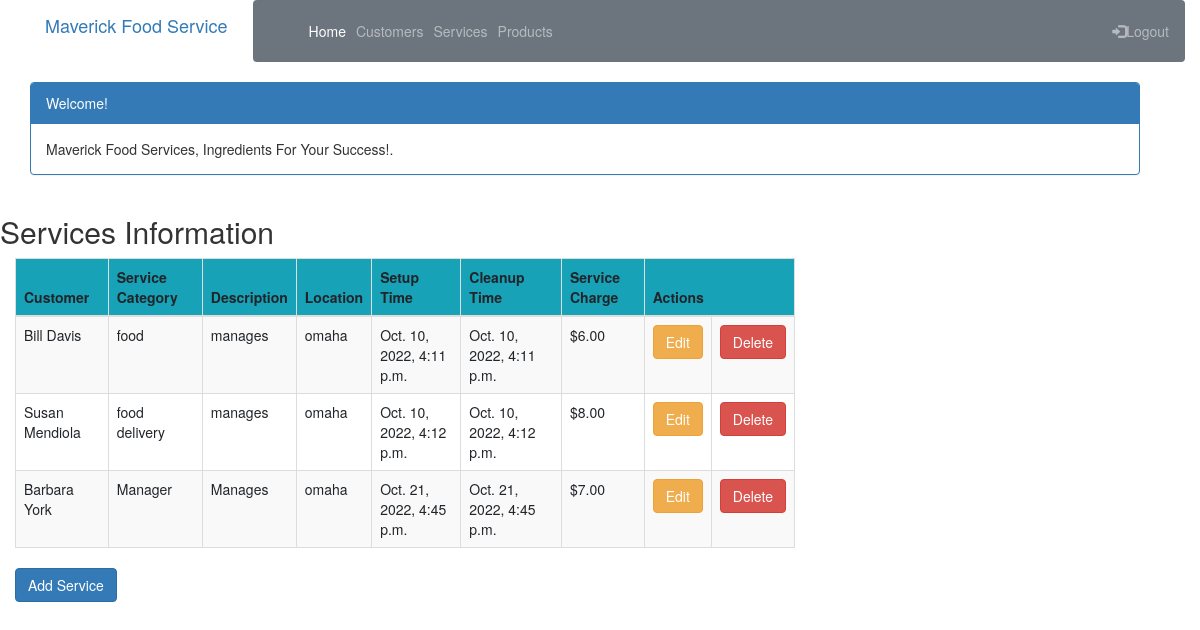
Screenshot of /service_list (signed in) with the database file from the repository.
### crm/models.py (models this page shows, shortened)
class Service(models.Model):
    cust_name = models.ForeignKey(Customer, on_delete=models.CASCADE, related_name='services')
    service_category = models.CharField(max_length=100)
    description = models.TextField()
    location = models.CharField(max_length=200)
    setup_time = models.DateTimeField(
        default=timezone.now)
    cleanup_time = models.DateTimeField(
        default=timezone.now)
    service_charge = models.DecimalField(max_digits=10, decimal_places=2)
    created_date = models.DateTimeField(
        default=timezone.now)
    updated_date = models.DateTimeField(auto_now_add=True)

class Customer(models.Model):
    cust_name = models.CharField(max_length=50)
    email = models.EmailField(max_length=100)
    phone = models.CharField(max_length=20)
    bldgroom = models.CharField(max_length=100)
    address = models.CharField(max_length=200)
    city = models.CharField(max_length=50)
    state = models.CharField(max_length=50)
    zipcode = models.CharField(max_length=10)
    organization = models.CharField(max_length=100)
    role = models.CharField(max_length=100)
    def __str__(self):
        return self.cust_name

### crm/views.py (the view)
# urls.py: path('service_list', views.service_list, name='service_list'),
@login_required
def service_list(request):
    services = Service.objects.filter(created_date__lte=timezone.now())
    return render(request, 'crm/service_list.html', {'services': services})

### crm/templates/crm/service_list.html (shortened to what this page needs)
<!DOCTYPE html>
{% extends 'crm/base.html' %}
{% block content %}
    {% load humanize %}
    <head>
        <link rel="stylesheet" href="https://maxcdn.bootstrapcdn.com/bootstrap/3.3.4/css/bootstrap.min.css">
    </head>
    <body class="bodylist">
    <div class="container">
        <div class="panel panel-primary">
            <div class="panel-heading">Welcome!</div>
            <div class="panel-body">
                Maverick Food Services, Ingredients For Your Success!.
            </div>
        </div>
    </div>
    <div class="row">
        <h2>Services Information</h2>
    </div>
    <div>
        <table class="table table-striped table-bordered table-hover w-auto">
            <thead>
            <tr class="bg-info">
                <th>Customer</th>
                <th>Service Category</th>
                <th>Description</th>
                <th>Location</th>
                <th>Setup Time</th>
                <th>Cleanup Time</th>
                <th>Service Charge</th>
                <th colspan="3">Actions</th>
            </tr>
            </thead>
            <tbody>
            {% for service in services %}
                <tr>
                    <td>{{ service.cust_name }}</td>
                    <td>{{ service.service_category }}</td>
                    <td>{{ service.description }}</td>
                    <td>{{ service.location }}</td>
                    <td>{{ service.setup_time }}</td>
                    <td>{{ service.cleanup_time }}</td>
                    <td>${{ service.service_charge|floatformat:2|intcomma }}</td>
                    <td><a href="{% url 'crm:service_edit' pk=service.pk %}"
                           class="btn btn-warning">Edit</a>
                    </td>
                    <td><a href="{% url 'crm:service_delete' pk=service.pk %}"
                           onclick="return confirm('Are you sure you want to delete?')"
                           class="btn btn-danger">Delete</a>
                    </td>
                </tr>
            {% endfor %}
            </tbody>
        </table>
    </div>
    <div>
        <a href="{% url 'crm:service_new' %}"><span
            class="btn btn-primary">Add Service</span></a>
    </div>
    </body>
{% endblock %}

### crm/templates/crm/base.html (shortened to what this page needs)
<!DOCTYPE html>
{% load static %}
<html lang="en">
<link rel="stylesheet" href="https://cdn.jsdelivr.net/npm/bootstrap@4.6.1/dist/css/bootstrap.min.css">
<link rel="stylesheet" href="{% static "css/portfolio.css" %}">
<div class="container-fluid">
    <div class="navbar-header">
        <a class="navbar-brand" href="">
            Maverick Food Service
        </a>
    </div>
    <nav class="navbar navbar-expand-md bg-secondary navbar-dark" id="myNavbar">
        <ul class="navbar-nav mr-auto">
            <li class="navbar-brand"></li>
            <li class="nav-item active">
                <a class="nav-link" href="{% url 'crm:home' %}">Home</a>
            </li>
            <li class="nav-item">
                <a class="nav-link" href="{% url 'crm:customer_list' %}">Customers</a>
            </li>
            <li class="nav-item">
                <a class="nav-link" href="{% url 'crm:service_list' %}">Services</a>
            </li>
            <li class="nav-item">
                <a class="nav-link" href="{% url 'crm:product_list' %}">Products</a>
            </li>
        </ul>
        <ul class="nav navbar-nav ml-auto">
            {% if user.is_authenticated %}
                <li><a class="nav-link" href="{% url 'logout' %}"><span class="glyphicon glyphicon-log-in"></span>Logout</a>
                </li>
            {% else %}
                <li><a class="nav-link" href="{% url 'login' %}"><span class="glyphicon glyphicon-log-in"></span>Login</a>
                </li>
                <li><a class="nav-link" href="{% url 'crm:register' %}"><span class="glyphicon glyphicon-log-in"></span>Register</a>
                </li>
            {% endif %}
        </ul>
    </nav>
</div>
<body id="app-layout">
<div class="row">
    <div class="col-md-8">
        {% block content %}
        {% endblock %}
    </div>
</div>
</body>
</html>

### crm/static/css/portfolio.css (style rules this page uses)
body { padding-left: 15px; }

### rows the page displays
Service: cust_name "Bill Davis", service_category "food", description "manages", location "omaha", setup_time "Oct. 10, 2022, 4:11 p.m.", cleanup_time "Oct. 10, 2022, 4:11 p.m.", service_charge "6.00"
Service: cust_name "Susan Mendiola", service_category "food delivery", description "manages", location "omaha", setup_time "Oct. 10, 2022, 4:12 p.m.", cleanup_time "Oct. 10, 2022, 4:12 p.m.", service_charge "8.00"
Service: cust_name "Barbara York", service_category "Manager", description "Manages", location "omaha", setup_time "Oct. 21, 2022, 4:45 p.m.", cleanup_time "Oct. 21, 2022, 4:45 p.m.", service_charge "7.00"
